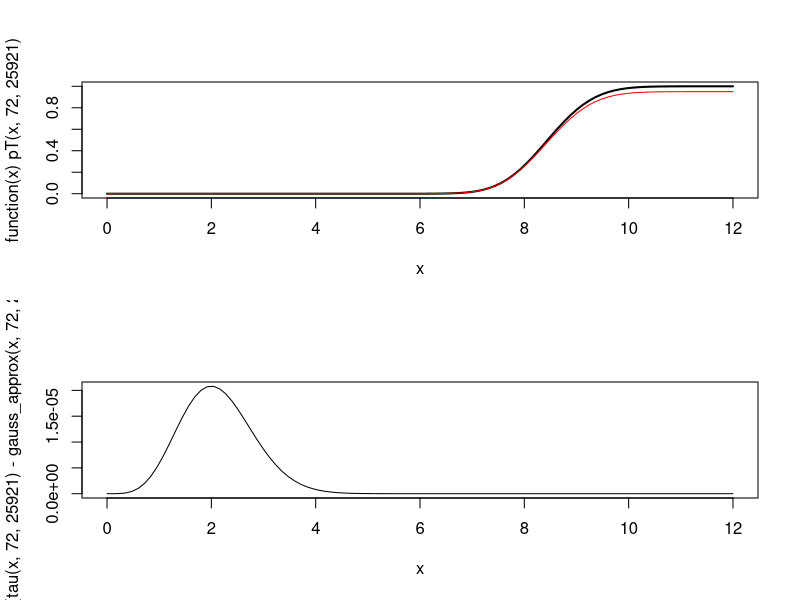

This chart was generated by the following R code:
library(ggplot2)
library(gridExtra)
library(mvtnorm)

# Function for P(||X|| < r), where X is a d-dimensional t variable with v d.f.
pT = function(r, d, v){
  pf(r^2/d, d, v)
}

# Function for the mass of the Gaussian approximation to f_X over ||x|| < r
# Note that this converges to the LA as r -> Inf
pGauss = function(r, d, v){
  r0 = sqrt((v+d)/v)*r
  exp(lgamma((v+d)/2) - lgamma(v/2) + d*log(2/(v+d))/2)*pchisq(r0^2, d)
}

par(mfrow = c(2,1))
plot(function(x) pT(x, 72, 25921), xlim = c(0, 12), lwd = 2)
plot(function(x) pGauss(x, 72, 25921), col = 'red', add = TRUE, xlim = c(0,12))

tau = function(x, d, v){
  dmvt(cbind(matrix(x), matrix(0, length(x), d - 1)), df = v, log = FALSE)
}

gauss_approx = function(x, d, v){
  exp(lgamma((v+d)/2) - lgamma(v/2) - d*log(v*pi)/2 - x^2*(v+d)/(2*v))
}

plot(function(x) (tau(x, 72, 25921) - gauss_approx(x, 72, 25921))/tau(0,72,25921), xlim = c(0,12))
